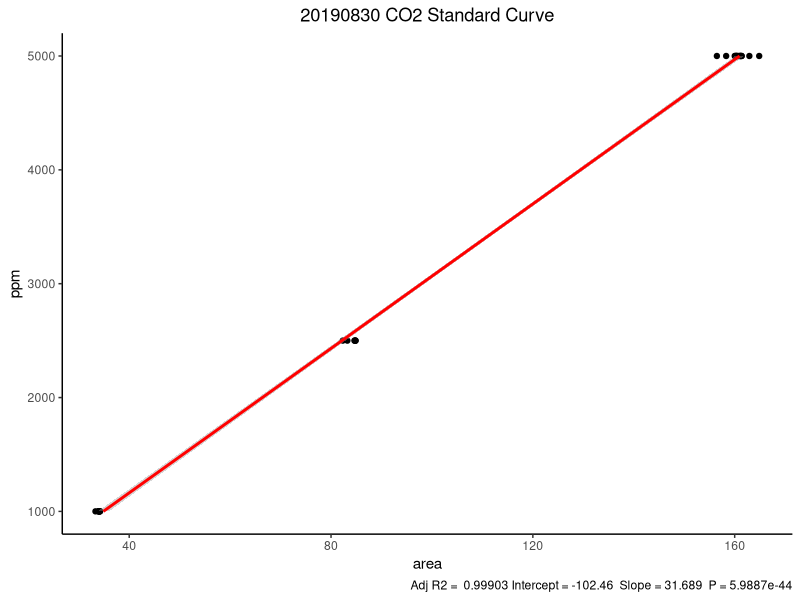

Here is the R script that generated this plot:
#------------------------------------------
# Load packages
library(tidyverse)
library(here)


#-------------------------------------------
# Read in data

co2_standards <- read_csv(here::here("data",
                          "co2_standards_raw.csv"))

#-------------------------------------------
# Use lm(), linear model function, to create regression model

### Change dates in name and filter

fit20190830 <- lm(ppm ~ area, data = co2_standards %>% filter(date == "2019_08_30"))

#-------------------------------------------
#Use summary function to get summary information about linear model

### Changes dates

summary(fit20190830)

#--------------------------------------------
#Function to create standard curve
### Change date in labs

ggplot_regression <- function (fit) {
  
  require(ggplot2)
  
  ggplot(fit$model, aes_string(x = names(fit$model)[1], y = names(fit$model)[2])) + 
    geom_point() +
    stat_smooth(method = "lm", col = "red") +
    labs(title = "20190830 CO2 Standard Curve", caption = paste("Adj R2 = ",signif(summary(fit)$adj.r.squared, 5),
                       "Intercept =",signif(fit$coef[[1]],5 ),
                       " Slope =",signif(fit$coef[[2]], 5),
                       " P =",signif(summary(fit)$coef[2,4], 5)))
}

### Change date in filter




ggplot_regression(lm(ppm ~ area, data = co2_standards %>% 
                       filter(date == "2019_08_30")))+
  coord_flip()+
  theme_classic()+
  theme(panel.grid.major = element_blank(),
        panel.grid.minor = element_blank(),
        plot.title = element_text(hjust = 0.5),
        title = element_text(vjust=3))



  



      
                